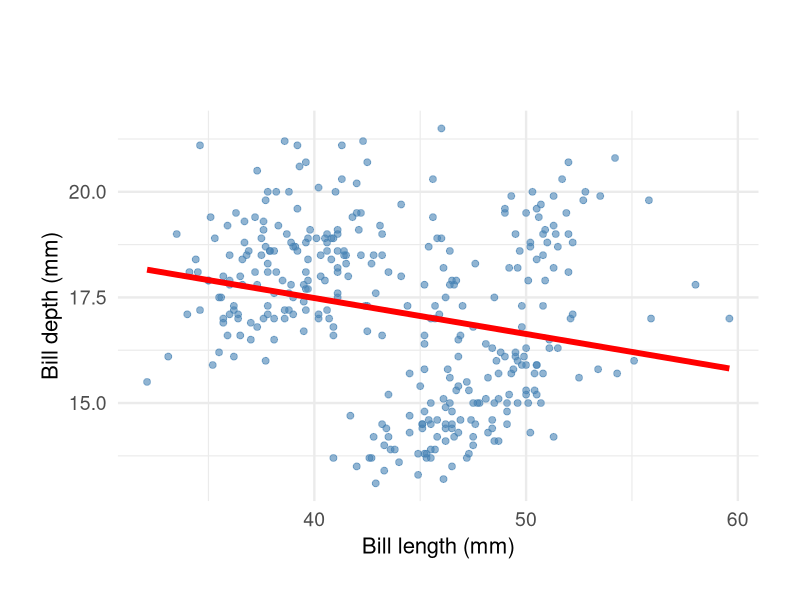
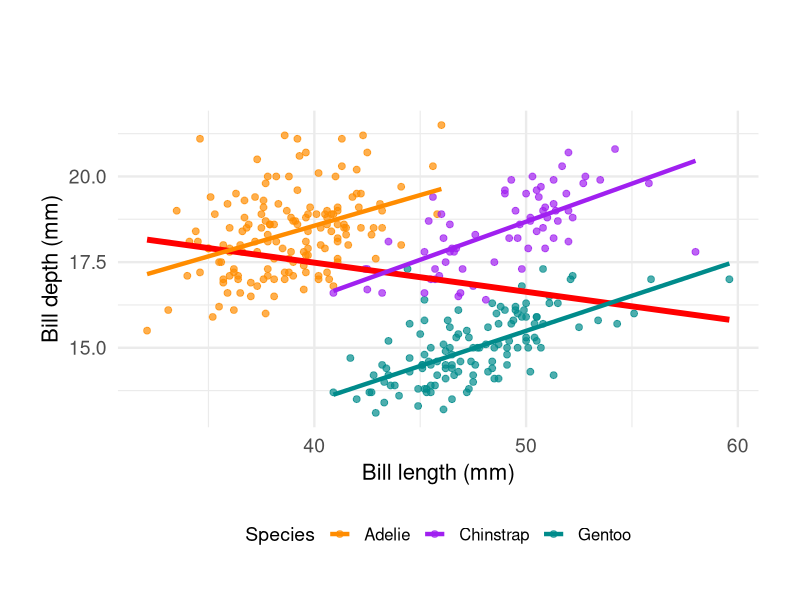
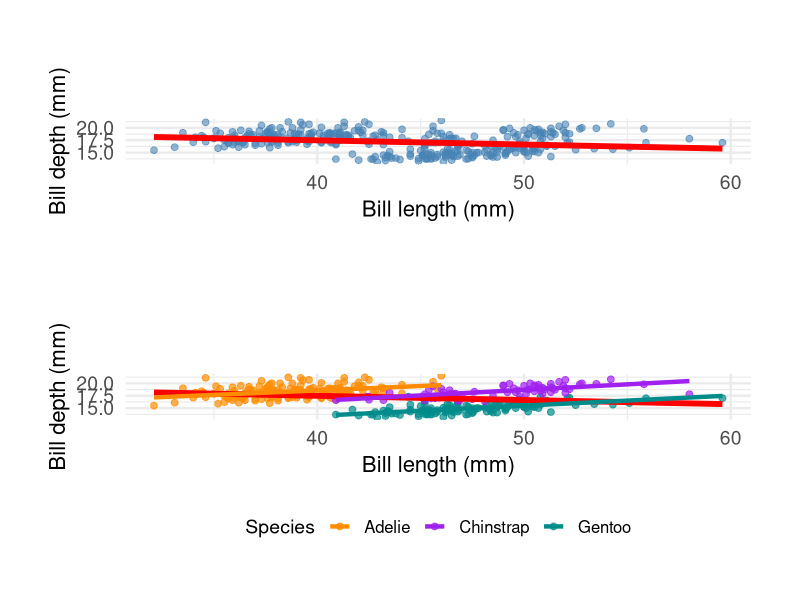

Write R code to recreate these figures, in order.
## ---- chunk 1
#| message: false
#| warning: false
# Set CRAN mirror for package installation
options(repos = c(CRAN = "https://cran.rstudio.com/"))

# Install required packages if not already installed
if (!require(patchwork, quietly = TRUE)) {
  install.packages("patchwork")
  library(patchwork)
}

library(ggplot2)
library(palmerpenguins)
data(penguins)
## ---- chunk 2
#| message: false
#| warning: false
plot1 <- ggplot(data = penguins,
        aes(x = bill_length_mm,
        y = bill_depth_mm)) +
  theme_minimal(18) +
  geom_point(alpha = 0.6, color = "steelblue", size = 2) +
  labs(x = "Bill length (mm)",
       y = "Bill depth (mm)") +
  theme(plot.title.position = "plot",
        plot.caption = element_text(hjust = 0, face= "italic"),
        plot.caption.position = "plot",
        plot.margin = margin(t = 80, r = 30, b = 30, l = 30),
        axis.text = element_text(size = 14),
        axis.title = element_text(size = 16)) +
  geom_smooth(method = "lm", se = FALSE, color = "red", linewidth = 2)

plot1
## ---- chunk 3
#| message: false
#| warning: false
#| eval: true
#| fig-cap: "Simpson's Paradox Revealed: Overall vs. Species-Specific Relationships"

plot2 <- ggplot(data = penguins,
       aes(x = bill_length_mm,
           y = bill_depth_mm,
           color = species)) +
  theme_minimal(18) +
  geom_point(alpha = 0.7, size = 2) +
  scale_color_manual(values = c("darkorange","purple","cyan4"),
                     name = "Species") +
  labs(x = "Bill length (mm)",
       y = "Bill depth (mm)") +
  theme(plot.title.position = "plot",
        plot.caption = element_text(hjust = 0, face = "italic"),
        plot.caption.position = "plot",
        legend.position = "bottom",
        plot.margin = margin(t = 80, r = 30, b = 30, l = 30),
        axis.text = element_text(size = 14),
        axis.title = element_text(size = 16),
        legend.text = element_text(size = 12),
        legend.title = element_text(size = 14)) +
  # Overall trend (ignoring species)
  geom_smooth(method = "lm", se = FALSE, color = "red", 
              linewidth = 2, alpha = 0.8) +
  # Species-specific trends
  geom_smooth(method = "lm", se = FALSE, linewidth = 1.5)

plot2
## ---- chunk 4
#| message: false
#| warning: false
#| fig-cap: "Simpson's Paradox: The same data tells two different stories"

# Create the stacked comparison using patchwork
comparison_plot <- plot1 / plot2 

comparison_plot
